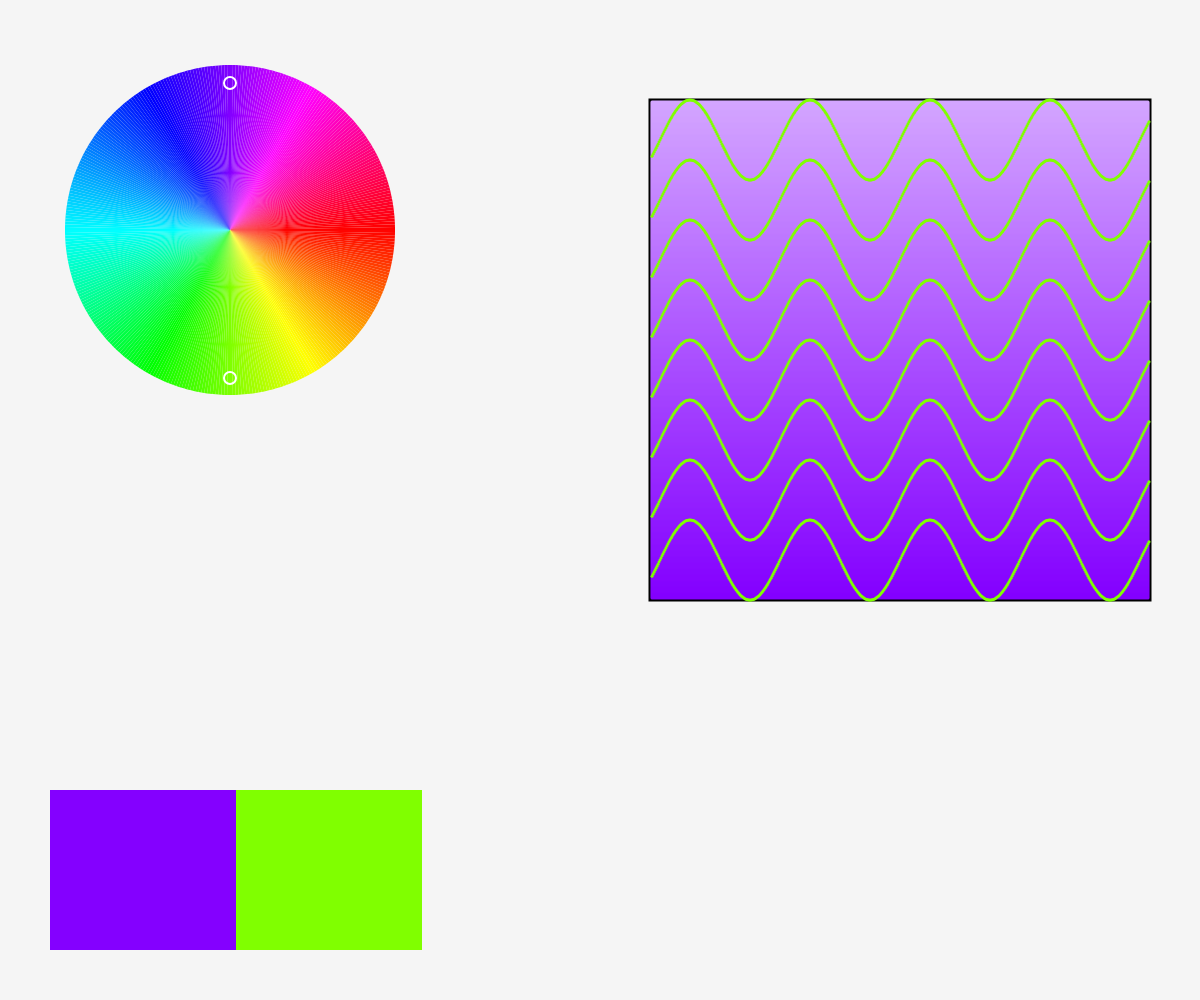
Frame 1 (no input)
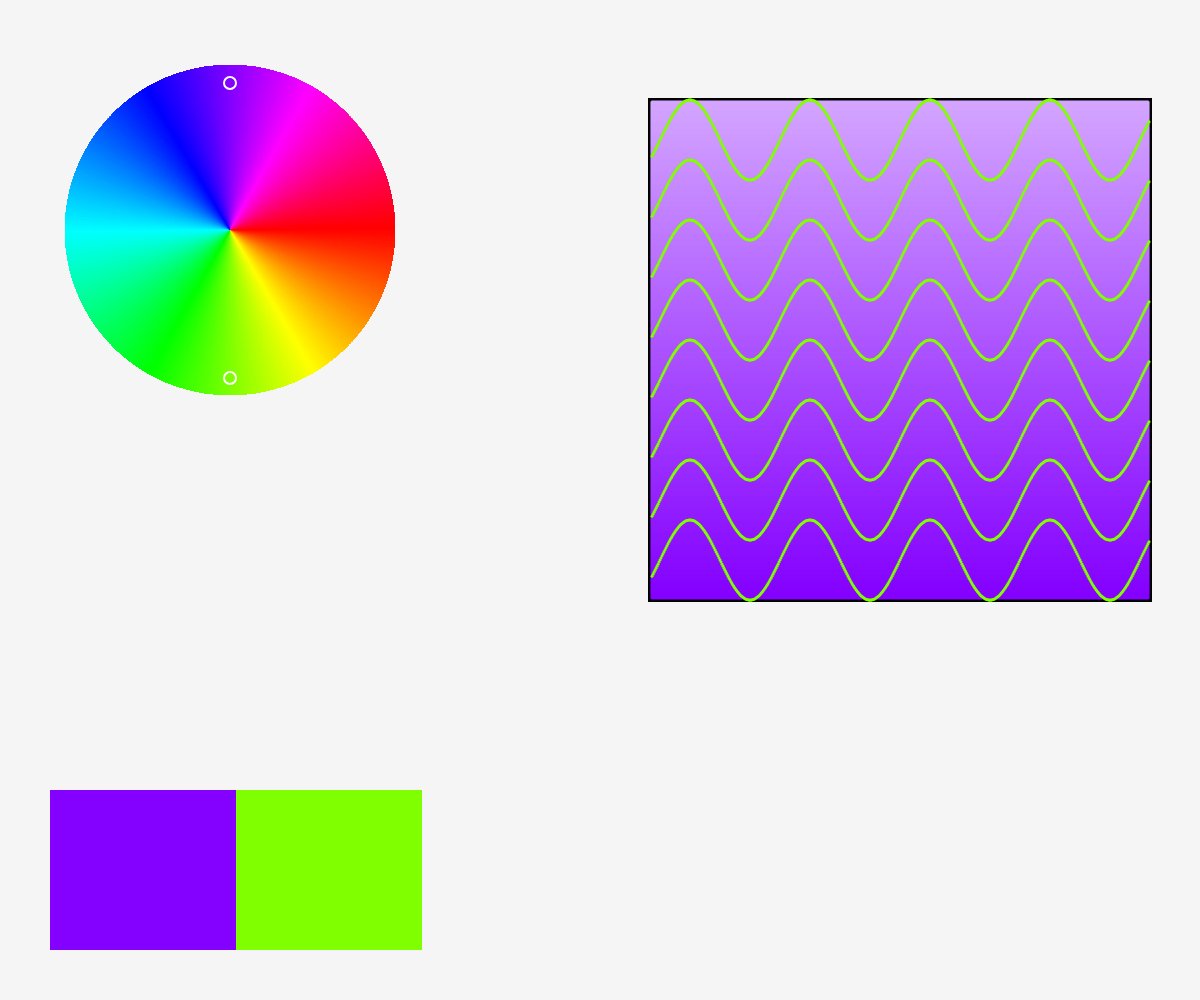
Frame 60 (no input)
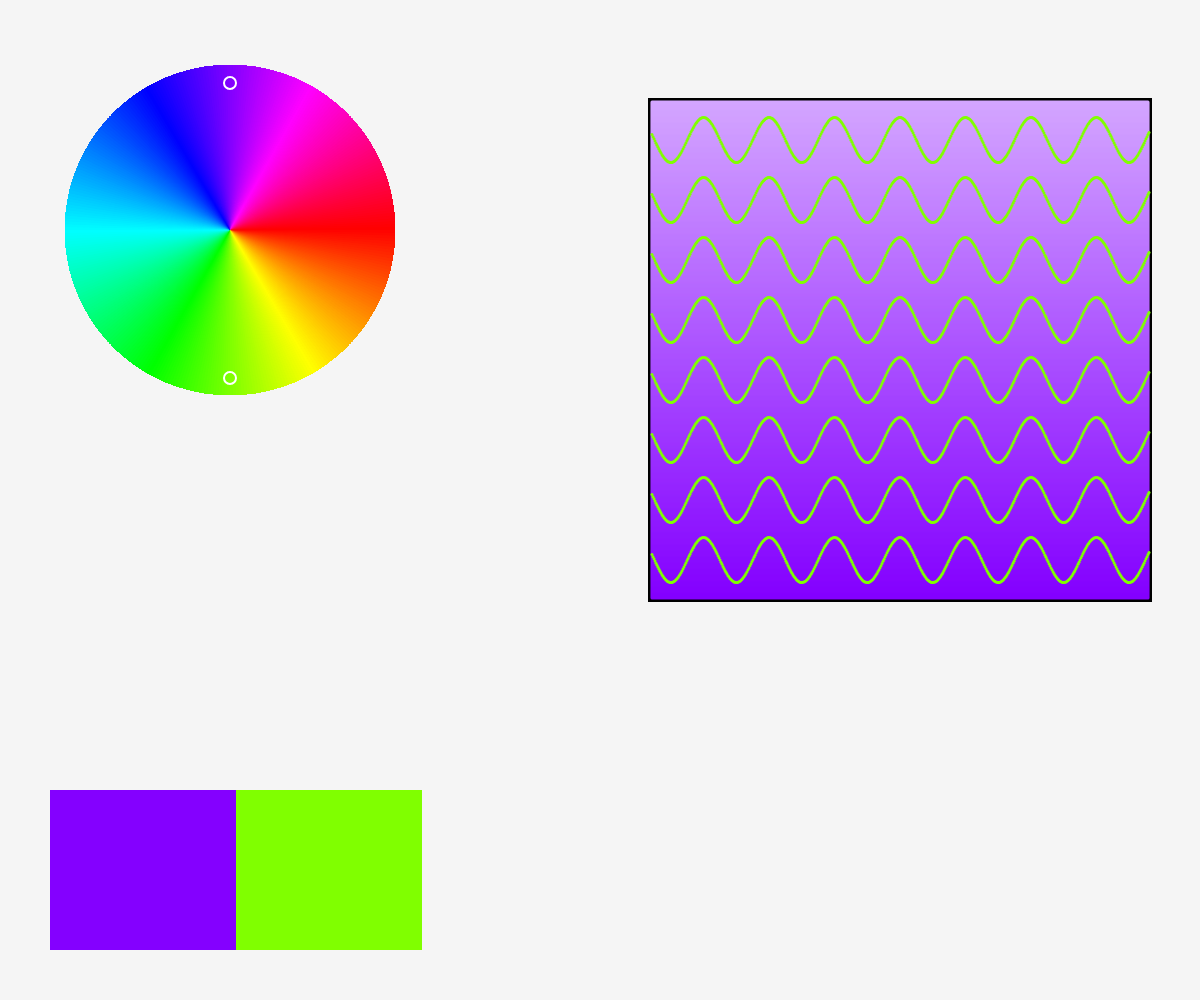
Frame 120 (the mouse pressed at the canvas centre since frame 60)

The p5.js sketch that drew these frames (run headless with seeded random() and noise() and a simulated clock; from frame 60 on, the mouse is pressed at the canvas centre):

// p5.js sketch
// ── sketch.js
const numOfSegments = 360;
const radius = 165;
const pathSize = radius + 130;
const swatches = 372;
const swatchHeight = 210;
const patternCanvas = 500;
const margin = 50;
let h = 360;
let s = 100;
let b = 100;
let amplitude = 30;
let length = 3;
let centerX, centerY, stepAngle;
let point1, point2;
let col1, col2;

function setup() {
  createCanvas(window.innerWidth, window.innerHeight);
  background(245);
  angleMode(DEGREES);
  colorMode(HSB, h, s, b);
  // noLoop();

  stepAngle = floor(h/numOfSegments);
  centerX = 230;
  centerY = 230;

  point1 = new Point(270);
  point2 = new Point(90);
}

function draw() {
  push();
  translate(centerX, centerY);

  beginShape(TRIANGLE_FAN);
  vertex(0, 0);
  for (let angle = 0; angle <= h; angle += stepAngle) {
    let vx = radius * cos(angle);
    let vy = radius * sin(angle);
    noStroke();
    fill(angle, s, b);
    vertex(vx, vy);
  }
  endShape();

  // strokeWeight(1);
  // stroke(255);
  // noFill();
  // ellipse(0, 0, pathSize, pathSize);

  pop();

  point1.render();
  point2.render();

  getColor();
  generatePattern();
}

function mousePressed() {
  point1.clicked();
  return false;
}

function mouseDragged() {
  if (point1.isActive) {
    point1.update(mouseX, mouseY);
    point1.x = centerX - round(cos(point1.a) * pathSize/2);
    point1.y = centerY - round(sin(point1.a) * pathSize/2);
    point2.a = (point1.a + 180) % 360;
    point2.x = centerX - round(cos(point2.a) * pathSize/2);
    point2.y = centerY - round(sin(point2.a) * pathSize/2);
  }
  return false;
}

function getColor() {
  colorMode(RGB);
  col1 = color(get(point1.x, point1.y));
  col2 = color(get(point2.x, point2.y));

  noStroke();
  //fill(0);
  //rect(margin, height - swatchHeight, swatches, swatchHeight - margin);
  fill(col1);
  rect(margin, height - swatchHeight, swatches/2, swatchHeight - margin);
  fill(col2);
  rect(swatches/2 + margin, height - swatchHeight, swatches/2, swatchHeight - margin);

  colorMode(HSB);
}

function generatePattern() {
  let startX = width - patternCanvas - margin + 2;
  let startY = margin * 2;

  length = map(mouseX, 0, width, 3, 8);
  amplitude = map(mouseY, height, 0, 5, 40);

  strokeWeight(3);
  stroke(0);
  fill(245);
  rect(width - patternCanvas - margin, margin * 2, patternCanvas, patternCanvas);

  let col1h = hue(col1);
  let lighter = color(col1h, 35, 100);
  setGradient(startX, startY + 2, patternCanvas - 4, patternCanvas - 4, lighter, col1);

  strokeWeight(3);
  stroke(col2);
  for (let j = startX; j < width - margin; j++) {
    point(j, startY + 40 + sin(j * length) * amplitude);
  }

  for (let j = startX; j < width - margin; j++) {
    point(j, startY + 100 + sin(j * length) * amplitude);
  }

  for (let j = startX; j < width - margin; j++) {
    point(j, startY + 160 + sin(j * length) * amplitude);
  }

  for (let j = startX; j < width - margin; j++) {
    point(j, startY + 220 + sin(j * length) * amplitude);
  }

  for (let j = startX; j < width - margin; j++) {
    point(j, startY + 280 + sin(j * length) * amplitude);
  }

  for (let j = startX; j < width - margin; j++) {
    point(j, startY + 340 + sin(j * length) * amplitude);
  }

  for (let j = startX; j < width - margin; j++) {
    point(j, startY + 400 + sin(j * length) * amplitude);
  }

  for (let j = startX; j < width - margin; j++) {
    point(j, startY + 460 + sin(j * length) * amplitude);
  }
}

function setGradient(x, y, w, h, c1, c2) {
  noFill();
  for (let i = y; i <= y + h; i++) {
    let amount = map(i, y, y + h, 0, 1);
    let colour = lerpColor(c1, c2, amount);
    stroke(colour);
    line(x, i, x + w, i);
  }
}

class Point {
  constructor(_a) {
    this.a = _a;
    this.x = centerX + round(cos(this.a) * pathSize/2);
    this.y = centerY + round(sin(this.a) * pathSize/2);
    this.r = 12;
    this.c = color(0, 0, 100);
    this.isActive = false;
  }

  clicked() {
    let d = dist(mouseX, mouseY, this.x, this.y);
    if (d < this.r/2) {
      // console.log('clicked');
      this.isActive = true;
      this.c = color(0, 0, 0);
    } else {
      this.isActive = false;
      this.c = color(0, 0, 100);
    }
  }

  update = function(mx, my) {
    console.log('updating');
    let deltaX = mx - this.x;
    let deltaY = my - this.y;
    this.a = atan2(deltaY, deltaX);
  }

  render() {
    strokeWeight(2);
    stroke(this.c);
    noFill();
    ellipse(this.x, this.y, this.r, this.r);
  }
}
